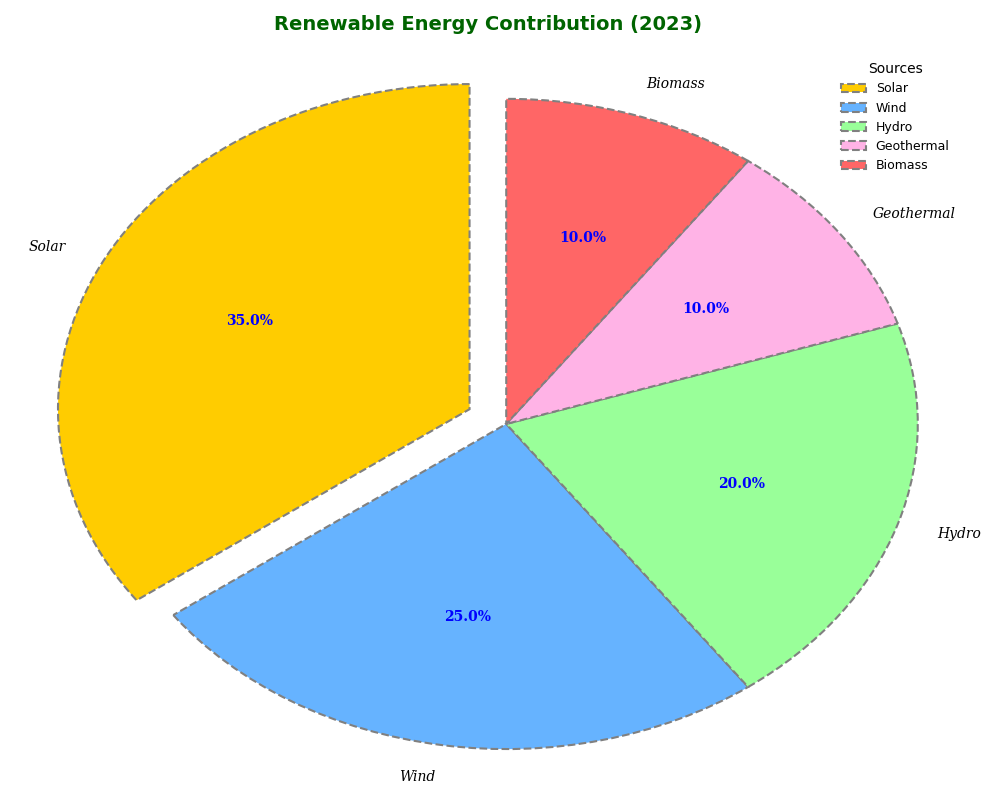

Write the Python code that produced this figure.
import matplotlib.pyplot as plt

# Data
energy_sources = ['Solar', 'Wind', 'Hydro', 'Geothermal', 'Biomass']
contributions = [35, 25, 20, 10, 10]

# Colors for each segment
colors = ['#ffcc00', '#66b3ff', '#99ff99', '#ffb3e6', '#ff6666']

# Create a figure and a single subplot
fig, ax = plt.subplots(figsize=(10, 8))

# Plot the pie chart
wedges, texts, autotexts = ax.pie(
    contributions,
    labels=energy_sources,
    colors=colors,
    autopct='%1.1f%%',
    startangle=90,  # Changed start angle
    wedgeprops=dict(edgecolor='gray', linestyle='--', linewidth=1.5),  # Changed border style
    explode=[0.1 if x == 'Solar' else 0 for x in energy_sources],
    shadow=False,  # Removed the shadow for a cleaner look
    textprops={'fontsize': 10, 'family': 'serif'}  # Changed text properties
)

# Remove equal aspect ratio to distort the circle slightly
ax.axis('auto')

# Customize text appearance
plt.setp(autotexts, size=10, weight='bold', color='blue')  # Changed color to blue
plt.setp(texts, size=10, style='italic')  # Italicized text labels

# Add title
plt.title(
    "Renewable Energy Contribution (2023)",
    fontsize=14, weight='bold', color='darkgreen', pad=15  # Altered color and padding
)

# Modify legend position and appearance
ax.legend(
    wedges, energy_sources,
    title="Sources",
    loc="upper right",  # Changed legend location
    fontsize=9,
    frameon=False  # Removed frame around legend
)

# Added grid for stylistic purposes
plt.grid(True, which='both', axis='both', linestyle='--', linewidth=0.5, color='gray')

# Automatically adjust subplot parameters for a cleaner layout
plt.tight_layout()

# Display the pie chart
plt.show()
